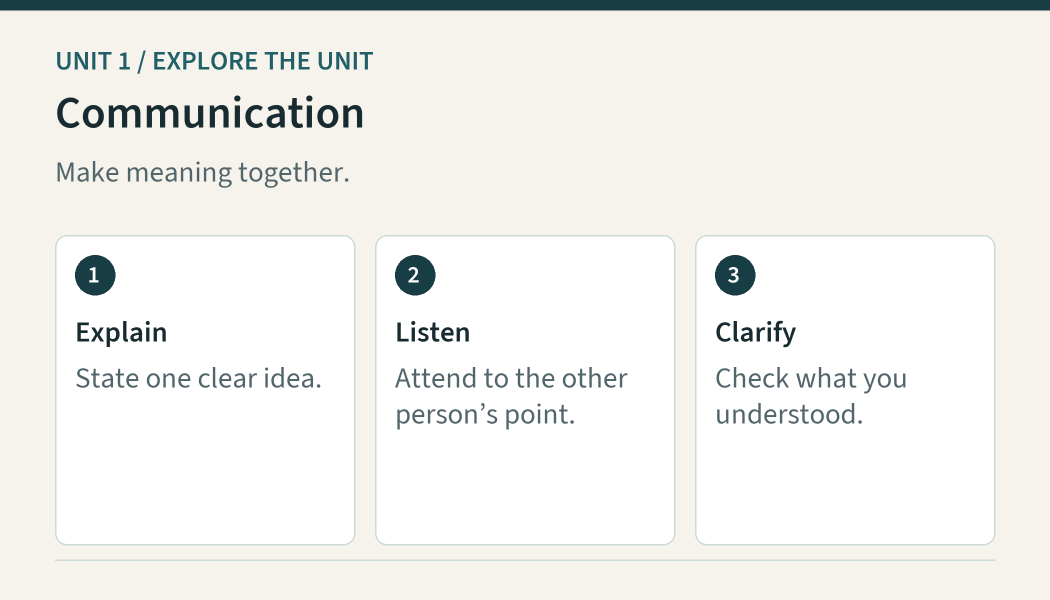
#> input picture book/assets/images/edition-unit-1-opener.png, 2100 x 1200 px (shown at 1/2 size); its folder holds 4 pictures in this run
$ python review_improvement.py
#> lines starting #> are read from the running program, lines starting #| are printed output that depends on the picture
#!/usr/bin/env python3
"""Render review aids; generation alone does not record visual inspection."""
from pathlib import Path
import json,re,hashlib
import pymupdf
from PIL import Image,ImageDraw
r=Path(__file__).resolve().parents[2];p=r/'book/qa/improvement-review';p.mkdir(exist_ok=True)
for variant in ['opener','reading','listening']:
 for start in [1,5]:
  im=Image.new('RGB',(1400,1650),'#dde2e0')
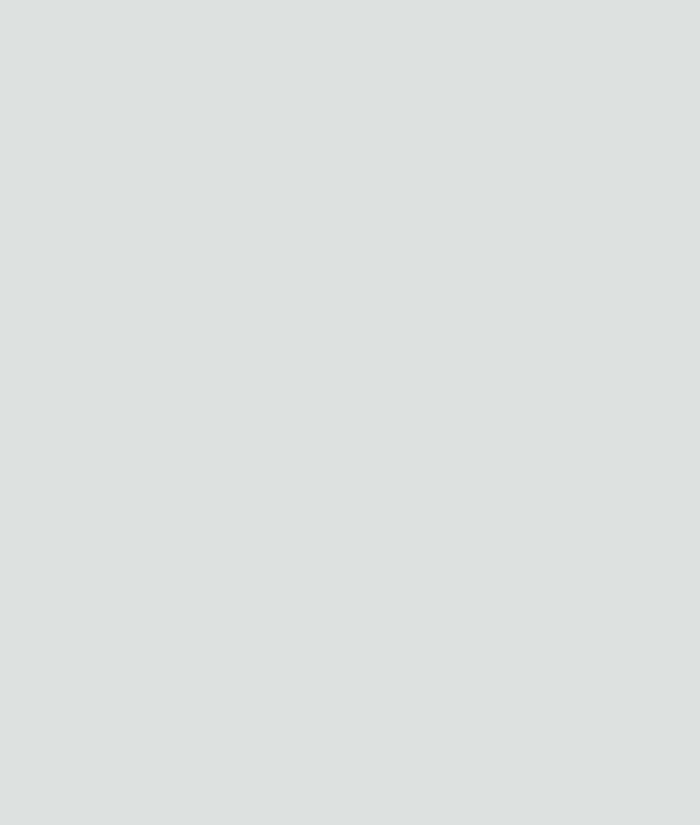
#> im: PIL image 1400x1650 RGB (shown at 1/2 size); mean R, G, B 221, 226, 224
  for i,n in enumerate(range(start,start+4)):
   a=Image.open(r/f'book/assets/images/edition-unit-{n}-{variant}.png');a.thumbnail((1360,390));im.paste(a,(20,i*410+10))
#> further down, a is the input picture: PIL image 2100x1200 RGB; mean R, G, B 239.9, 239.9, 236.5
#> after `a.thumbnail((1360, 390))`:
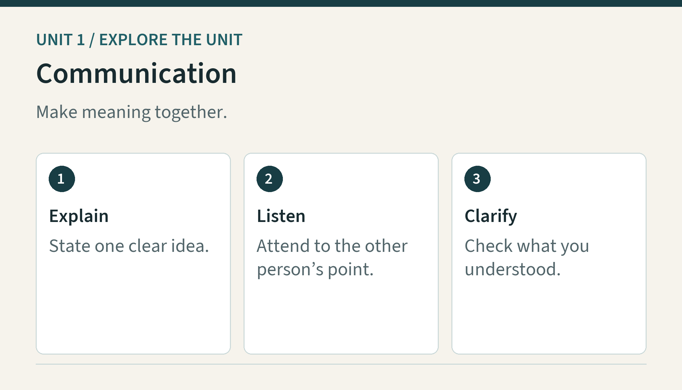
#> a: PIL image 682x390 RGB; mean R, G, B 239.8, 239.8, 236.4
#> after `im.paste(a, (20, i * 410 + 10))`:
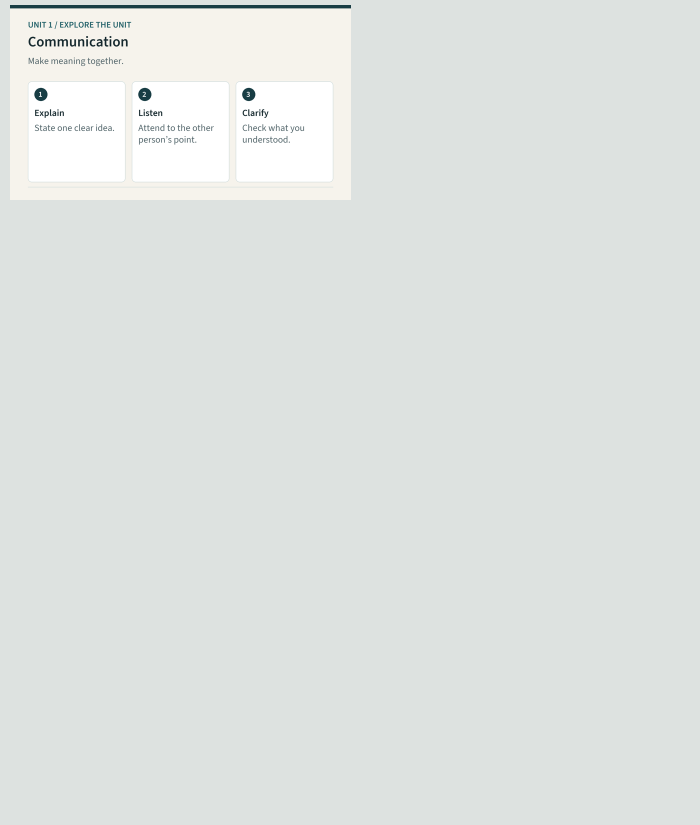
#> im: PIL image 1400x1650 RGB (shown at 1/2 size); mean R, G, B 223.2, 227.6, 225.4
#> (the run stopped early here; a loop or call above may not have finished)
